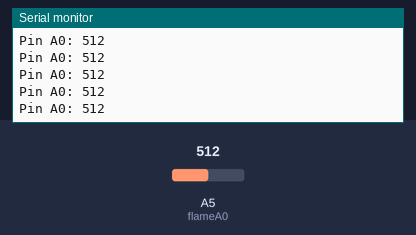
A sketch run on a simulated Arduino Uno, built with avr-gcc and run on an emulated ATmega328P. On the bench: the last lines printed to the serial monitor. Inputs (shaded band) come from the test bench; at power-on: A5 (flameA0) = 512.

Above: at 1.2 s.
1.3 s: A5 (flameA0) set to 208
At 1.31 s:
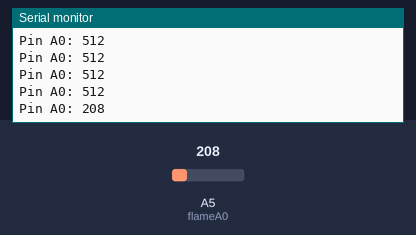
2.8 s: A5 (flameA0) set to 190
At 2.82 s:
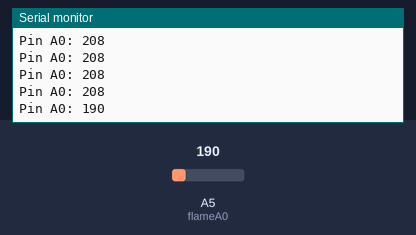
Timing chart, 0 to 5.8 s (numbered marks = the images above; inputs shaded):
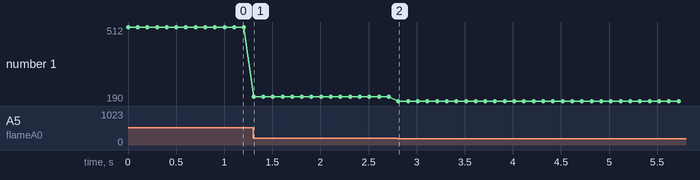

Measured:
- after the input at 1.3 s, the serial monitor: prints a new line at once (image 1)
- after the input at 2.8 s, the serial monitor: prints a new line at once (image 2)
- plotted number 1: 512 → 208 after the input at 1.3 s, 208 → 190 after the input at 2.8 s

The sketch:

flame.ino
```cpp
/*******

 All the resources for this project:
 https://www.hackster.io/Aritro

*******/

int flameA0 = A5;

void setup() {
  pinMode(flameA0, INPUT);
  Serial.begin(9600);
}

void loop() {
  int analogSensor = analogRead(flameA0);

  Serial.print("Pin A0: ");
  Serial.println(analogSensor);
  // Checks if it has reached the threshold value
  if (analogSensor < 200)
  {
    Serial.println("flame!!");
  }
  delay(100);
}
```
